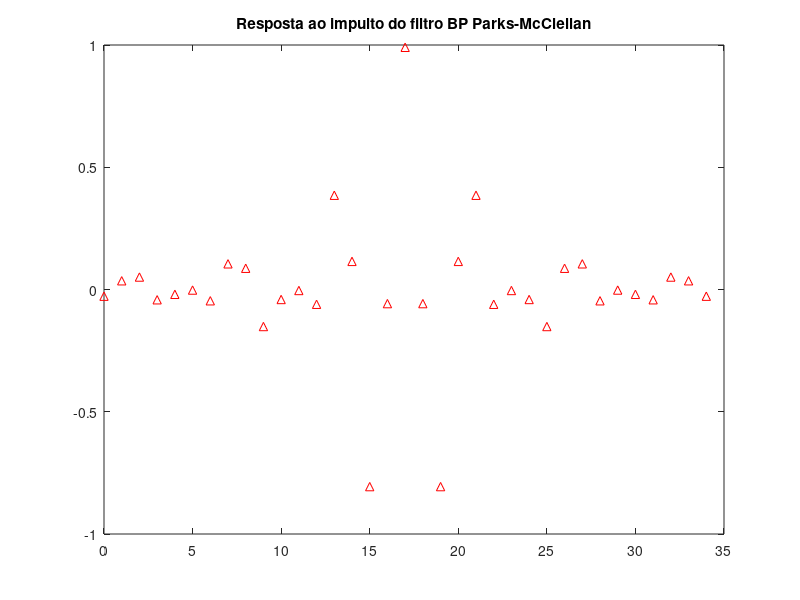
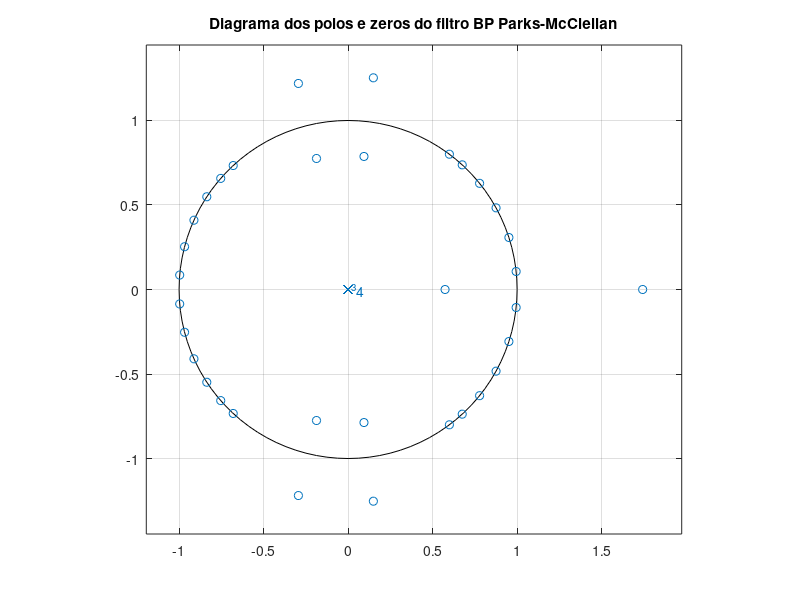
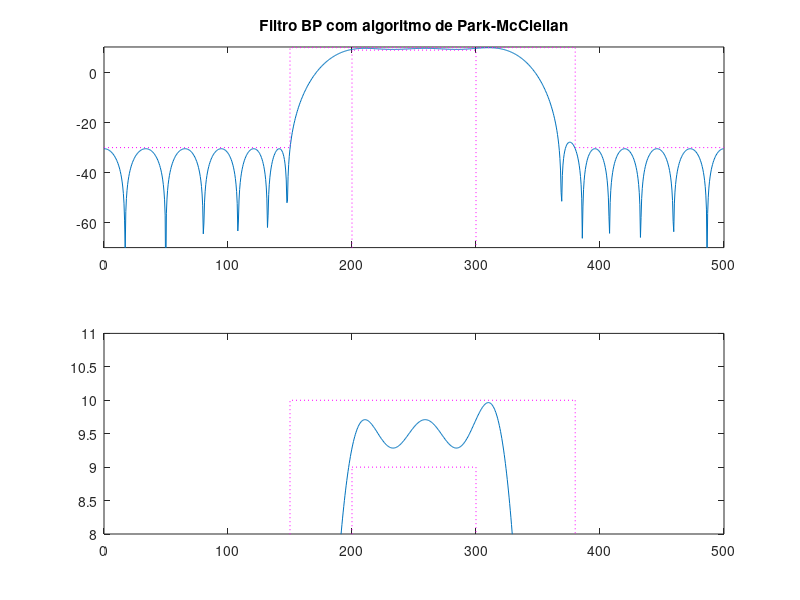

These figures' MATLAB source, in order:
%%Filtro BP com algoritmo de Park McClellan
clear all
close all
clc

fa = 1000;
f1 = 150;
f2 = 200;
f3 = 300;
f4 = 380;
Ap = 0.5;
As = 40;
Gtopo = 10;


freq = [f1 f2 f3 f4]; %definindo frequencias criticas
a = [0 1 0]; %definindo filtro HP
dev = [10^(-As/20) (10^(Ap/20)-1)/(10^(Ap/20)+1) 10^(-As/20)]; %definindo ganhos max e min 'deltas'
[n,fo,ao,w_pm] = firpmord(freq,a,dev,fa);
w_pm = [17 7 17]
n = 34;
b = firpm(n,fo,ao,w_pm);

bz = b*10^((Gtopo-0.5)/20);

figure(1)
impz(bz)
title('Resposta ao impulto do filtro BP Parks-McClellan')

figure(2)
zplane(bz)
title('Diagrama dos polos e zeros do filtro BP Parks-McClellan')




[h,w] = freqz(bz,1,1024,fa);
figure(3)
subplot(211)
plot(w, 20*log10(abs(h))); hold on;
title('Filtro BP com algoritmo de Park-McClellan')
plot([f2 f2 f3 f3], [-(As+30) 9 9 -(As+30)], ':m')
plot([0 f1 f1 f4 f4 fa/2], [-30 -30 10 10 -30 -30], ':m')
ylim([-(As+30) Ap/2+10])
subplot(212)
plot(w, 20*log10(abs(h))); hold on;
plot([f2 f2 f3 f3], [-(As+30) 9 9 -(As+30)], ':m')
plot([0 f1 f1 f4 f4 fa/2], [-30 -30 10 10 -30 -30], ':m')
ylim([8 11])




